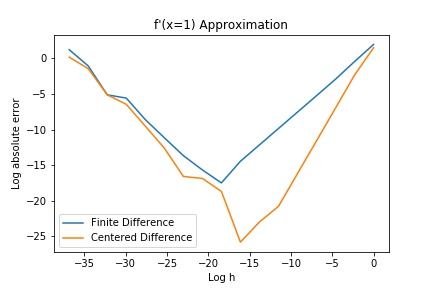

Recreate this plot in Python.
# -*- coding: utf-8 -*-
"""
SCMP Assignment 1 Problem 3

@author: harsh
"""
from __future__ import division
import math
import numpy as np
import matplotlib.pyplot as plt

x = 1
hspace = np.array([math.pow(10,i) for i in range(-16,1)])

def derv1(x,h,f=np.tan):
	return ((f(x+h)-f(x))/h)

def derv2(x,h,f=np.tan):
	return ((f(x+h)-f(x-h))/(2*h))

def absderv(x):
	return np.power(1/np.cos(x),2)

same = True

yderv1 = np.array([abs(derv1(x,h)-absderv(x)) for h in hspace])
yderv2 = np.array([abs(derv2(x,h)-absderv(x)) for h in hspace])

if not same: plt.subplot(2, 1, 1)
plt.title('Finite Difference Approximation')
plt.plot(np.log(hspace), np.log(yderv1),marker='',label='Finite Difference',linestyle='-')
plt.ylabel('Log Absolute Error')
if not same: plt.subplot(2, 1, 2)
plt.title('Centered Difference Approximation')
plt.plot(np.log(hspace), np.log(yderv2),marker='',label='Centered Difference',linestyle='-')
plt.xlabel('Log h')
plt.ylabel('Log absolute error')
if same: 
    plt.title("f'(x=1) Approximation")
    plt.legend()
plt.savefig('problem4.jpg')
plt.show()
